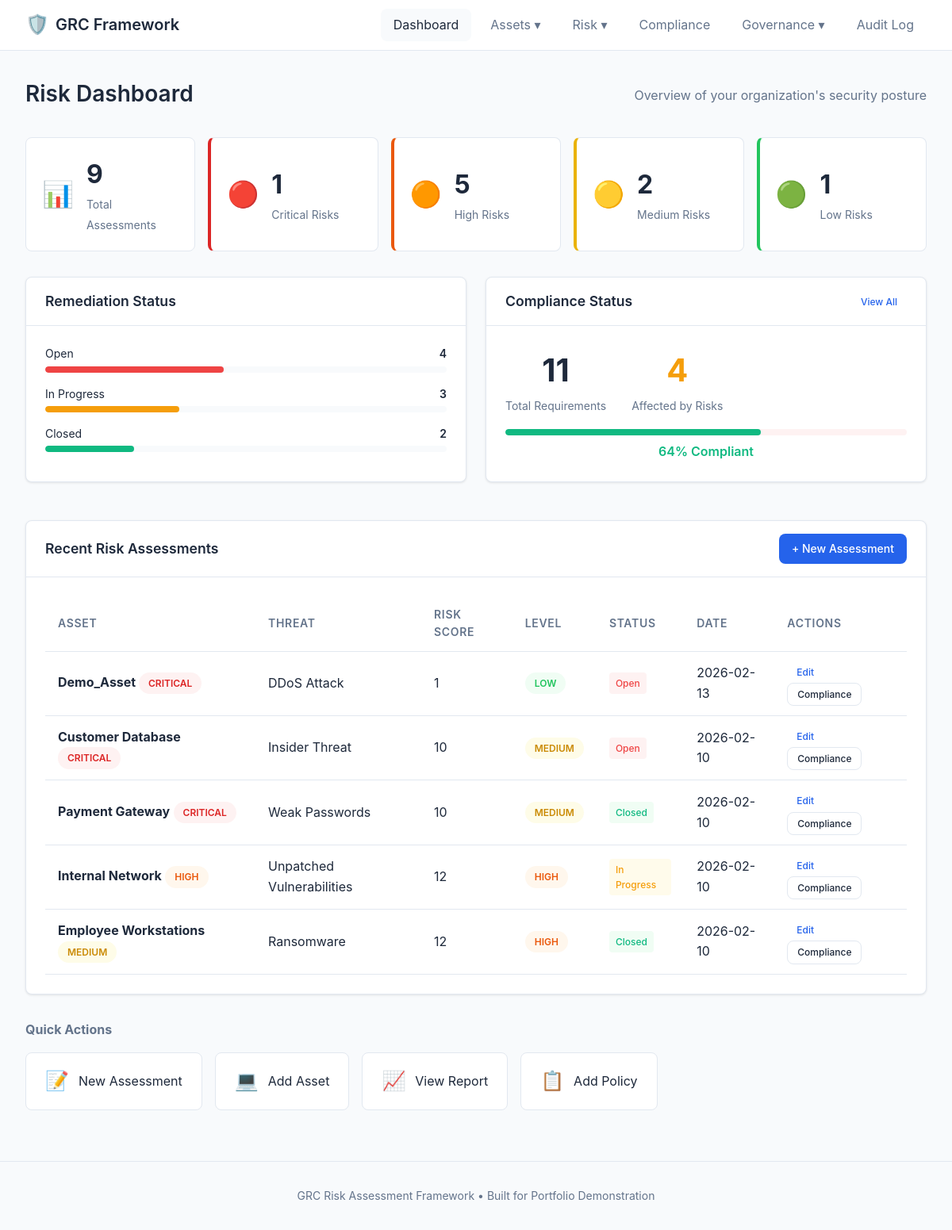
The page / on the database its author committed.
### app.py (models this page shows)
class RiskAssessment(db.Model):
    id = db.Column(db.Integer, primary_key=True)
    asset_id = db.Column(db.Integer, db.ForeignKey('asset.id'), nullable=False)
    threat_id = db.Column(db.Integer, db.ForeignKey('threat.id'), nullable=False)
    likelihood = db.Column(db.Integer, nullable=False)  # 1-5
    impact = db.Column(db.Integer, nullable=False)  # 1-5
    risk_score = db.Column(db.Integer, nullable=False)  # likelihood * impact
    risk_level = db.Column(db.String(20))  # Critical, High, Medium, Low
    remediation_plan = db.Column(db.Text)
    remediation_status = db.Column(db.String(20), default='Open')  # Open, In Progress, Closed
    remediation_due_date = db.Column(db.Date)
    notes = db.Column(db.Text)
    created_at = db.Column(db.DateTime, default=datetime.utcnow)
    updated_at = db.Column(db.DateTime, default=datetime.utcnow, onupdate=datetime.utcnow)
    compliance_requirements = db.relationship('ComplianceRequirement',
                                              secondary=assessment_compliance,
                                              backref=db.backref('assessments', lazy='dynamic'))

class Asset(db.Model):
    id = db.Column(db.Integer, primary_key=True)
    name = db.Column(db.String(100), nullable=False)
    description = db.Column(db.Text)
    asset_type = db.Column(db.String(50))  # Server, Database, Application, Network, Endpoint
    criticality = db.Column(db.String(20))  # Critical, High, Medium, Low
    owner = db.Column(db.String(100))
    created_at = db.Column(db.DateTime, default=datetime.utcnow)
    assessments = db.relationship('RiskAssessment', backref='asset', lazy=True, cascade='all, delete-orphan')

class Threat(db.Model):
    id = db.Column(db.Integer, primary_key=True)
    name = db.Column(db.String(100), nullable=False)
    description = db.Column(db.Text)
    category = db.Column(db.String(50))  # Technical, Human, Environmental, Process
    assessments = db.relationship('RiskAssessment', backref='threat', lazy=True)

### app.py (the view)
@app.route('/')
def index():
    assessments = RiskAssessment.query.order_by(RiskAssessment.risk_score.desc()).all()
    total_assessments = len(assessments)
    critical_count = sum(1 for a in assessments if a.risk_level == 'Critical')
    high_count = sum(1 for a in assessments if a.risk_level == 'High')
    medium_count = sum(1 for a in assessments if a.risk_level == 'Medium')
    low_count = sum(1 for a in assessments if a.risk_level == 'Low')
    open_count = sum(1 for a in assessments if a.remediation_status == 'Open')
    in_progress_count = sum(1 for a in assessments if a.remediation_status == 'In Progress')
    closed_count = sum(1 for a in assessments if a.remediation_status == 'Closed')
    recent_assessments = RiskAssessment.query.order_by(RiskAssessment.created_at.desc()).limit(5).all()
    compliance_reqs = ComplianceRequirement.query.all()
    affected_requirements = set()
    for assessment in assessments:
        for req in assessment.compliance_requirements:
            affected_requirements.add(req.id)
    return render_template('index.html',
                           total_assessments=total_assessments,
                           critical_count=critical_count,
                           high_count=high_count,
                           medium_count=medium_count,
                           low_count=low_count,
                           open_count=open_count,
                           in_progress_count=in_progress_count,
                           closed_count=closed_count,
                           recent_assessments=recent_assessments,
                           total_compliance=len(compliance_reqs),
                           affected_compliance=len(affected_requirements))

### templates/index.html (shortened to what this page needs)
{% extends 'base.html' %}
{% block content %}
<div class="page-header">
    <h1>Risk Dashboard</h1>
    <p class="subtitle">Overview of your organization's security posture</p>
</div>
<div class="stats-grid">
    <div class="stat-card">
        <div class="stat-icon">📊</div>
        <div class="stat-content">
            <span class="stat-value">{{ total_assessments }}</span>
            <span class="stat-label">Total Assessments</span>
        </div>
    </div>
    <div class="stat-card critical">
        <div class="stat-icon">🔴</div>
        <div class="stat-content">
            <span class="stat-value">{{ critical_count }}</span>
            <span class="stat-label">Critical Risks</span>
        </div>
    </div>
    <div class="stat-card high">
        <div class="stat-icon">🟠</div>
        <div class="stat-content">
            <span class="stat-value">{{ high_count }}</span>
            <span class="stat-label">High Risks</span>
        </div>
    </div>
    <div class="stat-card medium">
        <div class="stat-icon">🟡</div>
        <div class="stat-content">
            <span class="stat-value">{{ medium_count }}</span>
            <span class="stat-label">Medium Risks</span>
        </div>
    </div>
    <div class="stat-card low">
        <div class="stat-icon">🟢</div>
        <div class="stat-content">
            <span class="stat-value">{{ low_count }}</span>
            <span class="stat-label">Low Risks</span>
        </div>
    </div>
</div>
<div class="dashboard-grid">
    <div class="card">
        <div class="card-header">
            <h2>Remediation Status</h2>
        </div>
        <div class="card-body">
            <div class="progress-bars">
                <div class="progress-item">
                    <div class="progress-label">
                        <span>Open</span>
                        <span class="count">{{ open_count }}</span>
                    </div>
                    <div class="progress-bar">
                        <div class="progress-fill open" style="width: {{ (open_count / total_assessments * 100) if total_assessments > 0 else 0 }}%"></div>
                    </div>
                </div>
                <div class="progress-item">
                    <div class="progress-label">
                        <span>In Progress</span>
                        <span class="count">{{ in_progress_count }}</span>
                    </div>
                    <div class="progress-bar">
                        <div class="progress-fill in-progress" style="width: {{ (in_progress_count / total_assessments * 100) if total_assessments > 0 else 0 }}%"></div>
                    </div>
                </div>
                <div class="progress-item">
                    <div class="progress-label">
                        <span>Closed</span>
                        <span class="count">{{ closed_count }}</span>
                    </div>
                    <div class="progress-bar">
                        <div class="progress-fill closed" style="width: {{ (closed_count / total_assessments * 100) if total_assessments > 0 else 0 }}%"></div>
                    </div>
                </div>
            </div>
        </div>
    </div>
    <div class="card">
        <div class="card-header">
            <h2>Compliance Status</h2>
            <a href="{{ url_for('compliance') }}" class="btn btn-sm">View All</a>
        </div>
        <div class="card-body">
            <div class="compliance-summary">
                <div class="compliance-stat">
                    <span class="big-number">{{ total_compliance }}</span>
                    <span class="label">Total Requirements</span>
                </div>
                <div class="compliance-stat">
                    <span class="big-number warning">{{ affected_compliance }}</span>
                    <span class="label">Affected by Risks</span>
                </div>
            </div>
            <div class="compliance-coverage">
                <div class="coverage-bar">
                    <div class="coverage-fill" style="width: {{ ((total_compliance - affected_compliance) / total_compliance * 100) if total_compliance > 0 else 100 }}%"></div>
                </div>
                <span class="coverage-label">{{ ((total_compliance - affected_compliance) / total_compliance * 100)|round|int if total_compliance > 0 else 100 }}% Compliant</span>
            </div>
        </div>
    </div>
</div>
<div class="card">
    <div class="card-header">
        <h2>Recent Risk Assessments</h2>
        <a href="{{ url_for('assess') }}" class="btn btn-primary">+ New Assessment</a>
    </div>
    <div class="card-body">
        {% if recent_assessments %}
        <table class="table">
            <thead>
                <tr>
                    <th>Asset</th>
                    <th>Threat</th>
                    <th>Risk Score</th>
                    <th>Level</th>
                    <th>Status</th>
                    <th>Date</th>
                    <th>Actions</th>
                </tr>
            </thead>
            <tbody>
                {% for assessment in recent_assessments %}
                <tr>
                    <td>
                        <strong>{{ assessment.asset.name }}</strong>
                        <span class="badge badge-{{ assessment.asset.criticality|lower }}">{{ assessment.asset.criticality }}</span>
                    </td>
                    <td>{{ assessment.threat.name }}</td>
                    <td class="risk-score">{{ assessment.risk_score }}</td>
                    <td>
                        <span class="badge badge-{{ assessment.risk_level|lower }}">{{ assessment.risk_level }}</span>
                    </td>
                    <td>
                        <span class="status status-{{ assessment.remediation_status|lower|replace(' ', '-') }}">
                            {{ assessment.remediation_status }}
                        </span>
                    </td>
                    <td>{{ assessment.created_at.strftime('%Y-%m-%d') }}</td>
                    <td>
                        <a href="{{ url_for('edit_assessment', id=assessment.id) }}" class="btn btn-sm">Edit</a>
                        <a href="{{ url_for('assessment_compliance', id=assessment.id) }}" class="btn btn-sm btn-outline">Compliance</a>
                    </td>
                </tr>
                {% endfor %}
            </tbody>
        </table>
        {% else %}
        <div class="empty-state">
            <p>No assessments yet. <a href="{{ url_for('assess') }}">Create your first assessment</a></p>
        </div>
        {% endif %}
    </div>
</div>
<div class="quick-actions">
    <h3>Quick Actions</h3>
    <div class="action-buttons">
        <a href="{{ url_for('assess') }}" class="action-btn">
            <span class="action-icon">📝</span>
            <span>New Assessment</span>
        </a>
        <a href="{{ url_for('add_asset') }}" class="action-btn">
            <span class="action-icon">💻</span>
            <span>Add Asset</span>
        </a>
        <a href="{{ url_for('report') }}" class="action-btn">
            <span class="action-icon">📈</span>
            <span>View Report</span>
        </a>
        <a href="{{ url_for('add_policy') }}" class="action-btn">
            <span class="action-icon">📋</span>
            <span>Add Policy</span>
        </a>
    </div>
</div>
{% endblock %}

### rows shown on the page
RiskAssessment: asset.name "Demo_Asset", asset.criticality "CRITICAL", threat.name "DDoS Attack", risk_score "1", risk_level "LOW", remediation_status "Open", created_at "2026-02-13"
RiskAssessment: asset.name "Customer Database", asset.criticality "CRITICAL", threat.name "Insider Threat", risk_score "10", risk_level "MEDIUM", remediation_status "Open", created_at "2026-02-10"
RiskAssessment: asset.name "Payment Gateway", asset.criticality "CRITICAL", threat.name "Weak Passwords", risk_score "10", risk_level "MEDIUM", remediation_status "Closed", created_at "2026-02-10"
RiskAssessment: asset.name "Internal Network", asset.criticality "HIGH", threat.name "Unpatched Vulnerabilities", risk_score "12", risk_level "HIGH", remediation_status "In Progress", created_at "2026-02-10"
RiskAssessment: asset.name "Employee Workstations", asset.criticality "MEDIUM", threat.name "Ransomware", risk_score "12", risk_level "HIGH", remediation_status "Closed", created_at "2026-02-10"

### other values the page prints
{{ total_assessments }} "9"
{{ critical_count }} "1"
{{ high_count }} "5"
{{ medium_count }} "2"
{{ low_count }} "1"
{{ open_count }} "4"
{{ in_progress_count }} "3"
{{ closed_count }} "2"
{{ total_compliance }} "11"
{{ affected_compliance }} "4"
